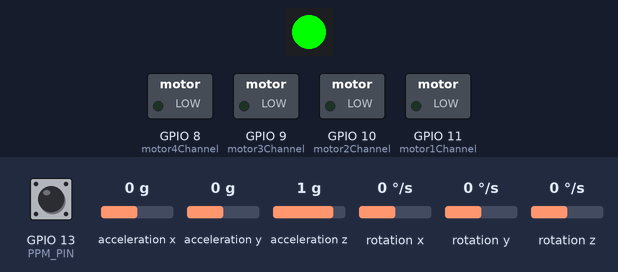
Recording of a sketch running on a simulated ESP32-S3. On the bench: 1 RGB LEDs in strip order, left to right, switched loads named in the sketch (green lamp = pin HIGH). Wiring (inferred from the names in the program): MPU-6050 motion sensor at I2C address 0x68. The test bench sets the inputs (shaded band); at power-on: GPIO 13 (PPM_PIN) HIGH, acceleration x 0 g, acceleration y 0 g, acceleration z 1 g, rotation x 0 °/s, rotation y 0 °/s, rotation z 0 °/s. Pins used as bus, display or sensor lines are not drawn.

Above: at 4.4 s.
At 5.4 s:
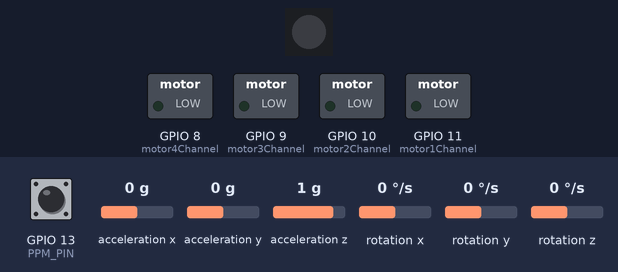
Timing chart, 0 to 6.9 s (numbered marks = the images above):
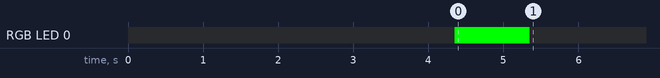

Measured:
- by itself, RGB LED 0: off → RGB(0, 255, 0) at 4.4 s, → off 1.0 s later

The sketch:

ESP32_S3_Tiny_Quad_anglemode_kalman_filter_pid_autotune_pid.ino
```cpp
#include <Wire.h>
#include <math.h>
#include <Adafruit_NeoPixel.h>

// ==== Define the pin for the built-in LED. Change if needed ====
#define LED_PIN 48
#define NUM_LEDS 1

// ===== PPM Definitions =====
#define PPM_PIN 13             // Pin where the PPM signal is connected
#define NUM_CHANNELS 8         // Total number of channels in the PPM stream
#define PPM_SYNC_THRESHOLD 3000 // Pulse width (µs) above which a sync pulse is assumed
#define CHANNEL_MIN 1000       // Minimum valid pulse width (µs)
#define CHANNEL_MAX 2000       // Maximum valid pulse width (µs)

// Define your custom I2C pins (change these as needed)
#define CUSTOM_SDA_PIN 3       // Example: GPIO3
#define CUSTOM_SCL_PIN 4       // Example: GPIO4

// ===== Flight Controller / PID Declarations =====
uint32_t LoopTimer;
volatile float MotorInput1, MotorInput2, MotorInput3, MotorInput4;
volatile float RatePitch, RateRoll, RateYaw;
float RateCalibrationPitch, RateCalibrationRoll, RateCalibrationYaw;
float AccXCalibration, AccYCalibration, AccZCalibration;

// Global variables for PPM
volatile int ReceiverValue[NUM_CHANNELS] = {1500, 1500, 1000, 1500, 1500, 1500, 1500, 1500};
volatile int channelIndex = 0;
volatile unsigned long lastTime = 0;

int channelValues[NUM_CHANNELS];

// PID gains for Angle control (used to compute desired rates)
float PAngleRoll = 2;       float PAnglePitch = PAngleRoll;
float IAngleRoll = 0.5;     float IAnglePitch = IAngleRoll;
float DAngleRoll = 0.007;   float DAnglePitch = DAngleRoll;

// PID gains for Rate control
float PRateRoll = 0.625;    float PRatePitch = PRateRoll;
float IRateRoll = 2.1;      float IRatePitch = IRateRoll;
float DRateRoll = 0.0088;   float DRatePitch = DRateRoll;
float PRateYaw = 4;
float IRateYaw = 3;
float DRateYaw = 0;

// Throttle limits
int ThrottleIdle = 1170;
int ThrottleCutOff = 1000;
int led_time = 500;

// PID computation variables (Angle PID)
volatile float PtermRoll, ItermRoll, DtermRoll, PIDOutputRoll;
volatile float PtermPitch, ItermPitch, DtermPitch, PIDOutputPitch;

// PID computation variables (Rate PID)
volatile float PtermYaw, ItermYaw, DtermYaw, PIDOutputYaw;
volatile float KalmanGainPitch, KalmanGainRoll;

volatile float DesiredRateRoll, DesiredRatePitch, DesiredRateYaw;
volatile float ErrorRateRoll, ErrorRatePitch, ErrorRateYaw;
volatile float InputRoll, InputThrottle, InputPitch, InputYaw;
volatile float PrevErrorRateRoll, PrevErrorRatePitch, PrevErrorRateYaw;
volatile float PrevItermRateRoll, PrevItermRatePitch, PrevItermRateYaw;
volatile float PIDReturn[] = {0, 0, 0};

// Kalman filter variables for angle mode
volatile float AccX, AccY, AccZ;
volatile float AngleRoll, AnglePitch;
volatile float KalmanAngleRoll = 0, KalmanUncertaintyAngleRoll = 2 * 2;
volatile float KalmanAnglePitch = 0, KalmanUncertaintyAnglePitch = 2 * 2;
volatile float Kalman1DOutput[] = {0, 0};
volatile float DesiredAngleRoll, DesiredAnglePitch;
volatile float ErrorAngleRoll, ErrorAnglePitch;
volatile float PrevErrorAngleRoll, PrevErrorAnglePitch;
volatile float PrevItermAngleRoll, PrevItermAnglePitch;

// Battery Parameters
float Voltage;

// PWM configuration: using LEDC peripheral
const int pwmFrequency = 20000; // 20 kHz PWM frequency for low noise operation
const int pwmResolution = 8;    // 8-bit resolution: values from 0 to 255

// Assign each motor to a unique LEDC channel
const int motor1Channel = 11;
const int motor2Channel = 10;
const int motor3Channel = 9;
const int motor4Channel = 8;

// Time step (seconds)
const float t = 0.004;

Adafruit_NeoPixel strip(NUM_LEDS, LED_PIN, NEO_GRB + NEO_KHZ800);

// ===== PPM Interrupt Handler =====
void IRAM_ATTR ppmInterruptHandler() {
  unsigned long currentTime = micros();
  unsigned long pulseWidth = currentTime - lastTime;
  lastTime = currentTime;

  if (pulseWidth > PPM_SYNC_THRESHOLD) {
    // A long pulse indicates a sync pulse – reset channel index.
    channelIndex = 0;
  } else if (channelIndex < NUM_CHANNELS) {
    // Constrain pulse width and store it.
    if (pulseWidth < CHANNEL_MIN) pulseWidth = CHANNEL_MIN;
    else if (pulseWidth > CHANNEL_MAX) pulseWidth = CHANNEL_MAX;
    ReceiverValue[channelIndex] = pulseWidth;
    channelIndex++;
  }
}

// ==== Read Battery Voltage ====
void battery_voltage(void) {
  Voltage = (float)analogRead(1) / 237; // Example conversion (adjust as needed)
}

// ===== Helper Function to Safely Copy Receiver Values =====
void read_receiver(int *channelValues) {
  noInterrupts();
  for (int i = 0; i < NUM_CHANNELS; i++) {
    channelValues[i] = ReceiverValue[i];
  }
  interrupts();
}

// ===== Simple 1D Kalman Filter =====
void kalman_1d(float KalmanState, float KalmanUncertainty, float KalmanInput, float KalmanMeasurement) {
  KalmanState = KalmanState + (t * KalmanInput);
  KalmanUncertainty = KalmanUncertainty + (t * t * 4 * 4); // '4' is variance (4 deg/s)
  float KalmanGain = KalmanUncertainty * 1 / (1 * KalmanUncertainty + 3 * 3); // 3 deg std error
  KalmanState = KalmanState + KalmanGain * (KalmanMeasurement - KalmanState);
  KalmanUncertainty = (1 - KalmanGain) * KalmanUncertainty;
  Kalman1DOutput[0] = KalmanState;
  Kalman1DOutput[1] = KalmanUncertainty;
}

// ===== Autotune Variables and Function =====
// Autotune for Roll axis using Ziegler–Nichols method
bool autoTuneMode = false;
float autotune_P_gain = 1.0; // initial autotune P gain
float ultimateGain = 0;
float ultimatePeriod = 0;
unsigned long lastPeakTimeAuto = 0;
int oscillationCount = 0;
const int requiredOscillations = 5;  // number of oscillations to sample T_u
unsigned long lastGainUpdate = 0;
const unsigned long gainUpdateInterval = 100000; // update every 100 ms
float prevAutoTuneError = 0;

void autoTunePID() {
  // Use roll angle error as the signal to monitor:
  float currentError = DesiredAngleRoll - KalmanAngleRoll;
  unsigned long currentTime = micros();

  // Detect a zero crossing (error changing sign)
  if ((prevAutoTuneError < 0 && currentError >= 0) ||
      (prevAutoTuneError > 0 && currentError <= 0)) {
    if (lastPeakTimeAuto != 0) {
      unsigned long period = currentTime - lastPeakTimeAuto;
      // Average the periods over oscillations:
      if (oscillationCount == 0) {
        ultimatePeriod = period;
      } else {
        ultimatePeriod = (ultimatePeriod * oscillationCount + period) / (oscillationCount + 1);
      }
      oscillationCount++;
      Serial.print("Oscillation count: ");
      Serial.print(oscillationCount);
      Serial.print(" Period (us): ");
      Serial.println(period);
    }
    lastPeakTimeAuto = currentTime;
  }

  // Increase autotune P gain gradually every gainUpdateInterval
  if (currentTime - lastGainUpdate > gainUpdateInterval) {
    autotune_P_gain += 0.1;
    lastGainUpdate = currentTime;
    Serial.print("Increasing autotune P gain to: ");
    Serial.println(autotune_P_gain);
  }

  // Set the roll angle controller to use the autotune P gain (I and D set to zero)
  PAngleRoll = autotune_P_gain;
  IAngleRoll = 0;
  DAngleRoll = 0;

  prevAutoTuneError = currentError;

  // If sufficient oscillations have been detected, compute new PID gains
  if (oscillationCount >= requiredOscillations) {
    ultimateGain = autotune_P_gain;
    Serial.println("Autotuning complete!");
    Serial.print("Ultimate Gain (K_u): ");
    Serial.println(ultimateGain);
    Serial.print("Ultimate Period (us): ");
    Serial.println(ultimatePeriod);

    // Convert period to seconds
    float T_u = ultimatePeriod / 1000000.0;
    // Ziegler–Nichols formulas for a PID controller:
    float newP = 0.6 * ultimateGain;
    float T_i = 0.5 * T_u;
    float T_d = 0.125 * T_u;
    float newI = (T_i > 0) ? (newP / T_i) : 0;
    float newD = newP * T_d;

    // Update the angle PID gains for roll
    PAngleRoll = newP;
    IAngleRoll = newI;
    DAngleRoll = newD;

    Serial.println("New PID parameters for Roll angle:");
    Serial.print("P: ");
    Serial.println(PAngleRoll);
    Serial.print("I: ");
    Serial.println(IAngleRoll);
    Serial.print("D: ");
    Serial.println(DAngleRoll);

    // Reset autotune variables and exit autotune mode
    autoTuneMode = false;
    autotune_P_gain = 1.0;
    oscillationCount = 0;
    lastPeakTimeAuto = 0;
    ultimatePeriod = 0;
    lastGainUpdate = 0;
  }
}

// ===== Setup =====
void setup() {
  Serial.begin(115200);
  pinMode(LED_BUILTIN, OUTPUT);

  strip.begin();       // Initialize the NeoPixel strip
  strip.show();        // Turn all pixels off initially

  for (int i = 0; i < 4; i++) {
    digitalWrite(LED_BUILTIN, HIGH);
    delay(led_time);
    digitalWrite(LED_BUILTIN, LOW);
    delay(led_time);
  }

  // ----- Setup PPM Receiver -----
  pinMode(PPM_PIN, INPUT);
  attachInterrupt(digitalPinToInterrupt(PPM_PIN), ppmInterruptHandler, FALLING);
  delay(100);

  // ----- Setup MPU6050 (I2C) -----
  Wire.setClock(400000);
  Wire.begin(CUSTOM_SDA_PIN, CUSTOM_SCL_PIN);
  delay(250);
  Wire.beginTransmission(0x68);
  Wire.write(0x6B);
  Wire.write(0x00);
  Wire.endTransmission();

  // ----- Setup PWM for Motor Drivers using LEDC -----
  ledcAttach(motor1Channel, pwmFrequency, pwmResolution);
  ledcAttach(motor2Channel, pwmFrequency, pwmResolution);
  ledcAttach(motor3Channel, pwmFrequency, pwmResolution);
  ledcAttach(motor4Channel, pwmFrequency, pwmResolution);

  // Initialize motor outputs to minimum throttle (1000 µs mapped to 0 PWM)
  ledcWrite(motor1Channel, 0);
  ledcWrite(motor2Channel, 0);
  ledcWrite(motor3Channel, 0);
  ledcWrite(motor4Channel, 0);

  // ----- Calibration Values -----
  RateCalibrationRoll = 2.57;
  RateCalibrationPitch = -1.71;
  RateCalibrationYaw = -1.57;
  AccXCalibration = 0.03;
  AccYCalibration = 0.01;
  AccZCalibration = 0.11;

  // ----- Indicate system ready with LED strip -----
  strip.setPixelColor(0, strip.Color(0, 255, 0));
  strip.show();
  delay(1000);
  strip.setPixelColor(0, strip.Color(0, 0, 0));
  strip.show();

  LoopTimer = micros();
}

// ===== Main Loop =====
void loop() {
  read_receiver(channelValues);

  // ----- Check for Autotune Mode Trigger (Channel 7: index 6) -----
  // For safety, ensure that autotuning only runs when the drone is on the ground (propellers removed)
  if (ReceiverValue[6] > 1800) {
    if (!autoTuneMode) {
      autoTuneMode = true;
      Serial.println("Entering Autotune Mode (Roll axis)");
    }
  }

  // ----- Read MPU6050 Data -----
  // Request accelerometer data
  Wire.beginTransmission(0x68);
  Wire.write(0x1A);
  Wire.write(0x05);
  Wire.endTransmission();
  Wire.beginTransmission(0x68);
  Wire.write(0x1C);
  Wire.write(0x10);
  Wire.endTransmission();
  Wire.beginTransmission(0x68);
  Wire.write(0x3B);
  Wire.endTransmission();
  Wire.requestFrom(0x68, 6);
  int16_t AccXLSB = Wire.read() << 8 | Wire.read();
  int16_t AccYLSB = Wire.read() << 8 | Wire.read();
  int16_t AccZLSB = Wire.read() << 8 | Wire.read();
  Wire.beginTransmission(0x68);
  Wire.write(0x1B);
  Wire.write(0x8);
  Wire.endTransmission();
  Wire.beginTransmission(0x68);
  Wire.write(0x43);
  Wire.endTransmission();
  Wire.requestFrom(0x68, 6);
  int16_t GyroX = Wire.read() << 8 | Wire.read();
  int16_t GyroY = Wire.read() << 8 | Wire.read();
  int16_t GyroZ = Wire.read() << 8 | Wire.read();
  RateRoll = (float)GyroX / 65.5;
  RatePitch = (float)GyroY / 65.5;
  RateYaw = (float)GyroZ / 65.5;
  AccX = (float)AccXLSB / 4096;
  AccY = (float)AccYLSB / 4096;
  AccZ = (float)AccZLSB / 4096;

  // Apply calibration offsets
  RateRoll  -= RateCalibrationRoll;
  RatePitch -= RateCalibrationPitch;
  RateYaw   -= RateCalibrationYaw;
  AccX      -= AccXCalibration;
  AccY      -= AccYCalibration;
  AccZ      -= AccZCalibration;

  // ----- Calculate Angles from Accelerometer -----
  AngleRoll  = atan(AccY / sqrt(AccX * AccX + AccZ * AccZ)) * 57.29;
  AnglePitch = -atan(AccX / sqrt(AccY * AccY + AccZ * AccZ)) * 57.29;

  // Apply Kalman filter for smoother angles
  kalman_1d(KalmanAngleRoll, KalmanUncertaintyAngleRoll, RateRoll, AngleRoll);
  KalmanAngleRoll = Kalman1DOutput[0];
  KalmanUncertaintyAngleRoll = Kalman1DOutput[1];
  kalman_1d(KalmanAnglePitch, KalmanUncertaintyAnglePitch, RatePitch, AnglePitch);
  KalmanAnglePitch = Kalman1DOutput[0];
  KalmanUncertaintyAnglePitch = Kalman1DOutput[1];

  // Clamp filtered angles to ±20 degrees
  KalmanAngleRoll  = (KalmanAngleRoll  > 20) ? 20 : ((KalmanAngleRoll  < -20) ? -20 : KalmanAngleRoll);
  KalmanAnglePitch = (KalmanAnglePitch > 20) ? 20 : ((KalmanAnglePitch < -20) ? -20 : KalmanAnglePitch);

  // Set desired angles from receiver inputs (Channel 0 and 1)
  DesiredAngleRoll  = 0.1 * (ReceiverValue[0] - 1500);
  DesiredAnglePitch = 0.1 * (ReceiverValue[1] - 1500);
  // Throttle from Channel 2 and desired yaw rate from Channel 3
  InputThrottle  = ReceiverValue[2];
  DesiredRateYaw = 0.15 * (ReceiverValue[3] - 1500);

  // ----- Autotune Mode for Roll PID -----
  if (autoTuneMode) {
    // Run the autotune routine (this updates the roll PID gains)
    autoTunePID();
    // Optionally, skip the normal roll PID calculations while autotuning.
    // For safety, you might set the desired rate to zero during autotune.
    DesiredRateRoll = 0;
  } else {
    // ----- Angle PID for Roll (normal mode) -----
    ErrorAngleRoll = DesiredAngleRoll - KalmanAngleRoll;
    PtermRoll = PAngleRoll * ErrorAngleRoll;
    ItermRoll = PrevItermAngleRoll + (IAngleRoll * (ErrorAngleRoll + PrevErrorAngleRoll) * (t / 2));
    ItermRoll = (ItermRoll > 400) ? 400 : ((ItermRoll < -400) ? -400 : ItermRoll);
    DtermRoll = DAngleRoll * ((ErrorAngleRoll - PrevErrorAngleRoll) / t);
    PIDOutputRoll = PtermRoll + ItermRoll + DtermRoll;
    PIDOutputRoll = (PIDOutputRoll > 400) ? 400 : ((PIDOutputRoll < -400) ? -400 : PIDOutputRoll);
    DesiredRateRoll = PIDOutputRoll;
    PrevErrorAngleRoll = ErrorAngleRoll;
    PrevItermAngleRoll = ItermRoll;

    // ----- Angle PID for Pitch (normal mode) -----
    ErrorAnglePitch = DesiredAnglePitch - KalmanAnglePitch;
    PtermPitch = PAnglePitch * ErrorAnglePitch;
    ItermPitch = PrevItermAnglePitch + (IAnglePitch * (ErrorAnglePitch + PrevErrorAnglePitch) * (t / 2));
    ItermPitch = (ItermPitch > 400) ? 400 : ((ItermPitch < -400) ? -400 : ItermPitch);
    DtermPitch = DAnglePitch * ((ErrorAnglePitch - PrevErrorAnglePitch) / t);
    PIDOutputPitch = PtermPitch + ItermPitch + DtermPitch;
    PIDOutputPitch = (PIDOutputPitch > 400) ? 400 : ((PIDOutputPitch < -400) ? -400 : PIDOutputPitch);
    DesiredRatePitch = PIDOutputPitch;
    PrevErrorAnglePitch = ErrorAnglePitch;
    PrevItermAnglePitch = ItermPitch;
  }

  // ----- Compute errors for Rate PID (for Roll, Pitch, and Yaw) -----
  ErrorRateRoll = DesiredRateRoll - RateRoll;
  ErrorRatePitch = DesiredRatePitch - RatePitch;
  ErrorRateYaw = DesiredRateYaw - RateYaw;

  // ----- Rate PID for Roll (normal mode) -----
  PtermRoll = PRateRoll * ErrorRateRoll;
  ItermRoll = PrevItermRateRoll + (IRateRoll * (ErrorRateRoll + PrevErrorRateRoll) * (t / 2));
  ItermRoll = (ItermRoll > 400) ? 400 : ((ItermRoll < -400) ? -400 : ItermRoll);
  DtermRoll = DRateRoll * ((ErrorRateRoll - PrevErrorRateRoll) / t);
  PIDOutputRoll = PtermRoll + ItermRoll + DtermRoll;
  PIDOutputRoll = (PIDOutputRoll > 400) ? 400 : ((PIDOutputRoll < -400) ? -400 : PIDOutputRoll);
  InputRoll = PIDOutputRoll;
  PrevErrorRateRoll = ErrorRateRoll;
  PrevItermRateRoll = ItermRoll;

  // ----- Rate PID for Pitch (normal mode) -----
  PtermPitch = PRatePitch * ErrorRatePitch;
  ItermPitch = PrevItermRatePitch + (IRatePitch * (ErrorRatePitch + PrevErrorRatePitch) * (t / 2));
  ItermPitch = (ItermPitch > 400) ? 400 : ((ItermPitch < -400) ? -400 : ItermPitch);
  DtermPitch = DRatePitch * ((ErrorRatePitch - PrevErrorRatePitch) / t);
  PIDOutputPitch = PtermPitch + ItermPitch + DtermPitch;
  PIDOutputPitch = (PIDOutputPitch > 400) ? 400 : ((PIDOutputPitch < -400) ? -400 : PIDOutputPitch);
  InputPitch = PIDOutputPitch;
  PrevErrorRatePitch = ErrorRatePitch;
  PrevItermRatePitch = ItermPitch;

  // ----- Rate PID for Yaw (normal mode) -----
  PtermYaw = PRateYaw * ErrorRateYaw;
  ItermYaw = PrevItermRateYaw + (IRateYaw * (ErrorRateYaw + PrevErrorRateYaw) * (t / 2));
  ItermYaw = (ItermYaw > 400) ? 400 : ((ItermYaw < -400) ? -400 : ItermYaw);
  DtermYaw = DRateYaw * ((ErrorRateYaw - PrevErrorRateYaw) / t);
  PIDOutputYaw = PtermYaw + ItermYaw + DtermYaw;
  PIDOutputYaw = (PIDOutputYaw > 400) ? 400 : ((PIDOutputYaw < -400) ? -400 : PIDOutputYaw);
  InputYaw = PIDOutputYaw;
  PrevErrorRateYaw = ErrorRateYaw;
  PrevItermRateYaw = ItermYaw;

  if (InputThrottle > 1800) { InputThrottle = 1800; }

  // ----- Compute Motor Inputs -----
  MotorInput1 = (InputThrottle - InputRoll - InputPitch - InputYaw); // front right - counter clockwise
  MotorInput2 = (InputThrottle - InputRoll + InputPitch + InputYaw); // rear right - clockwise
  MotorInput3 = (InputThrottle + InputRoll + InputPitch - InputYaw); // rear left  - counter clockwise
  MotorInput4 = (InputThrottle + InputRoll - InputPitch + InputYaw); // front left - clockwise

  // Clamp motor outputs to safe range (between ThrottleIdle and 1999)
  MotorInput1 = constrain(MotorInput1, ThrottleIdle, 1999);
  MotorInput2 = constrain(MotorInput2, ThrottleIdle, 1999);
  MotorInput3 = constrain(MotorInput3, ThrottleIdle, 1999);
  MotorInput4 = constrain(MotorInput4, ThrottleIdle, 1999);

  // ----- Disarm Motors if Throttle is Too Low -----
  if (ReceiverValue[2] < 1030) {
    MotorInput1 = MotorInput2 = MotorInput3 = MotorInput4 = ThrottleCutOff;
    PrevErrorRateRoll = PrevErrorRatePitch = PrevErrorRateYaw = 0;
    PrevItermRateRoll = PrevItermRatePitch = PrevItermRateYaw = 0;
    PrevErrorAngleRoll = PrevErrorAnglePitch = 0;
    PrevItermAngleRoll = PrevItermAnglePitch = 0;
  }

  // --- Convert Motor Inputs (in µs) to PWM value (0-255) ---
  int pwm1 = map(MotorInput1, 1000, 2000, 0, 255);
  int pwm2 = map(MotorInput2, 1000, 2000, 0, 255);
  int pwm3 = map(MotorInput3, 1000, 2000, 0, 255);
  int pwm4 = map(MotorInput4, 1000, 2000, 0, 255);

  pwm1 = constrain(pwm1, 0, 255);
  pwm2 = constrain(pwm2, 0, 255);
  pwm3 = constrain(pwm3, 0, 255);
  pwm4 = constrain(pwm4, 0, 255);

  // Write PWM values to motor channels using LEDC
  ledcWrite(motor1Channel, pwm1);
  ledcWrite(motor2Channel, pwm2);
  ledcWrite(motor3Channel, pwm3);
  ledcWrite(motor4Channel, pwm4);

  while (micros() - LoopTimer < (t * 1000000));
  {
    LoopTimer = micros();
  }
}
```
